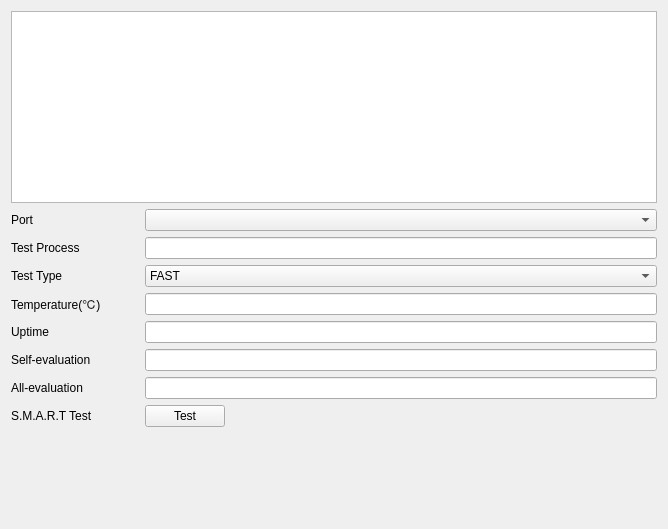
<?xml version="1.0" encoding="UTF-8"?>
<ui version="4.0">
 <class>PageSmartStatus</class>
 <widget class="QWidget" name="PageSmartStatus">
  <property name="geometry">
   <rect>
    <x>0</x>
    <y>0</y>
    <width>668</width>
    <height>529</height>
   </rect>
  </property>
  <property name="windowTitle">
   <string>Form</string>
  </property>
  <layout class="QVBoxLayout" name="verticalLayout">
   <item>
    <widget class="TableView" name="tableView"/>
   </item>
   <item>
    <widget class="QWidget" name="widget_info" native="true">
     <layout class="QGridLayout" name="gridLayout">
      <property name="leftMargin">
       <number>0</number>
      </property>
      <property name="topMargin">
       <number>0</number>
      </property>
      <property name="rightMargin">
       <number>0</number>
      </property>
      <property name="bottomMargin">
       <number>0</number>
      </property>
      <item row="4" column="0">
       <widget class="QLabel" name="label_uptime">
        <property name="text">
         <string>Uptime</string>
        </property>
       </widget>
      </item>
      <item row="7" column="0">
       <widget class="QLabel" name="label_test">
        <property name="text">
         <string>S.M.A.R.T Test</string>
        </property>
       </widget>
      </item>
      <item row="0" column="0">
       <widget class="QLabel" name="label_port">
        <property name="sizePolicy">
         <sizepolicy hsizetype="Preferred" vsizetype="Preferred">
          <horstretch>1</horstretch>
          <verstretch>0</verstretch>
         </sizepolicy>
        </property>
        <property name="text">
         <string>Port</string>
        </property>
       </widget>
      </item>
      <item row="2" column="1">
       <widget class="ComboBox" name="comboBox_testType">
        <item>
         <property name="text">
          <string>FAST</string>
         </property>
        </item>
        <item>
         <property name="text">
          <string>FULL</string>
         </property>
        </item>
       </widget>
      </item>
      <item row="0" column="1">
       <widget class="ComboBox" name="comboBox_port">
        <property name="sizePolicy">
         <sizepolicy hsizetype="Preferred" vsizetype="Fixed">
          <horstretch>4</horstretch>
          <verstretch>0</verstretch>
         </sizepolicy>
        </property>
       </widget>
      </item>
      <item row="1" column="0">
       <widget class="QLabel" name="label_testProcess">
        <property name="text">
         <string>Test Process</string>
        </property>
       </widget>
      </item>
      <item row="1" column="1">
       <widget class="MyLineEdit" name="lineEdit_testProcess">
        <property name="readOnly">
         <bool>true</bool>
        </property>
       </widget>
      </item>
      <item row="2" column="0">
       <widget class="QLabel" name="label_testType">
        <property name="text">
         <string>Test Type</string>
        </property>
       </widget>
      </item>
      <item row="3" column="0">
       <widget class="QLabel" name="label_temperature">
        <property name="text">
         <string>Temperature(℃)</string>
        </property>
       </widget>
      </item>
      <item row="5" column="0">
       <widget class="QLabel" name="label_selfEvaluation">
        <property name="text">
         <string>Self-evaluation</string>
        </property>
       </widget>
      </item>
      <item row="6" column="0">
       <widget class="QLabel" name="label_allEvaluation">
        <property name="text">
         <string>All-evaluation</string>
        </property>
       </widget>
      </item>
      <item row="6" column="1">
       <widget class="MyLineEdit" name="lineEdit_allEvaluation">
        <property name="readOnly">
         <bool>true</bool>
        </property>
       </widget>
      </item>
      <item row="5" column="1">
       <widget class="MyLineEdit" name="lineEdit_safeEvaluation">
        <property name="readOnly">
         <bool>true</bool>
        </property>
       </widget>
      </item>
      <item row="4" column="1">
       <widget class="MyLineEdit" name="lineEdit_uptime">
        <property name="readOnly">
         <bool>true</bool>
        </property>
       </widget>
      </item>
      <item row="3" column="1">
       <widget class="MyLineEdit" name="lineEdit_temperature">
        <property name="readOnly">
         <bool>true</bool>
        </property>
       </widget>
      </item>
      <item row="7" column="1">
       <widget class="QWidget" name="" native="true">
        <layout class="QHBoxLayout" name="horizontalLayout">
         <property name="leftMargin">
          <number>0</number>
         </property>
         <property name="topMargin">
          <number>0</number>
         </property>
         <property name="rightMargin">
          <number>0</number>
         </property>
         <property name="bottomMargin">
          <number>0</number>
         </property>
         <item>
          <widget class="QPushButton" name="pushButton_test">
           <property name="text">
            <string>Test</string>
           </property>
          </widget>
         </item>
         <item>
          <spacer name="horizontalSpacer">
           <property name="orientation">
            <enum>Qt::Horizontal</enum>
           </property>
           <property name="sizeHint" stdset="0">
            <size>
             <width>40</width>
             <height>20</height>
            </size>
           </property>
          </spacer>
         </item>
        </layout>
       </widget>
      </item>
     </layout>
    </widget>
   </item>
   <item>
    <spacer name="verticalSpacer">
     <property name="orientation">
      <enum>Qt::Vertical</enum>
     </property>
     <property name="sizeHint" stdset="0">
      <size>
       <width>20</width>
       <height>42</height>
      </size>
     </property>
    </spacer>
   </item>
  </layout>
 </widget>
 <customwidgets>
  <customwidget>
   <class>ComboBox</class>
   <extends>QComboBox</extends>
   <header>combobox.h</header>
  </customwidget>
  <customwidget>
   <class>MyLineEdit</class>
   <extends>QLineEdit</extends>
   <header>mylineedit.h</header>
  </customwidget>
  <customwidget>
   <class>TableView</class>
   <extends>QTableView</extends>
   <header>tableview.h</header>
  </customwidget>
 </customwidgets>
 <resources/>
 <connections/>
</ui>
